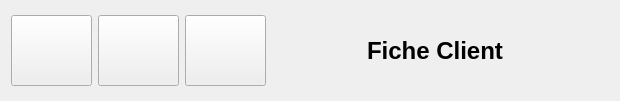
<?xml version="1.0" encoding="UTF-8"?>
<ui version="4.0">
 <class>Form</class>
 <widget class="QWidget" name="Form">
  <property name="geometry">
   <rect>
    <x>0</x>
    <y>0</y>
    <width>620</width>
    <height>98</height>
   </rect>
  </property>
  <property name="windowTitle">
   <string>Form</string>
  </property>
  <layout class="QHBoxLayout" name="horizontalLayout">
   <item>
    <widget class="QPushButton" name="pushButton">
     <property name="minimumSize">
      <size>
       <width>81</width>
       <height>71</height>
      </size>
     </property>
     <property name="text">
      <string/>
     </property>
     <property name="icon">
      <iconset>
       <normaloff>../../../../docs/design/imgs/valider.svg</normaloff>../../../../docs/design/imgs/valider.svg</iconset>
     </property>
     <property name="iconSize">
      <size>
       <width>60</width>
       <height>60</height>
      </size>
     </property>
    </widget>
   </item>
   <item>
    <widget class="QPushButton" name="pushButton_2">
     <property name="minimumSize">
      <size>
       <width>81</width>
       <height>71</height>
      </size>
     </property>
     <property name="text">
      <string/>
     </property>
     <property name="icon">
      <iconset>
       <normaloff>../../../../docs/design/imgs/annuler.svg</normaloff>../../../../docs/design/imgs/annuler.svg</iconset>
     </property>
     <property name="iconSize">
      <size>
       <width>60</width>
       <height>60</height>
      </size>
     </property>
    </widget>
   </item>
   <item>
    <widget class="QPushButton" name="pushButton_3">
     <property name="minimumSize">
      <size>
       <width>81</width>
       <height>71</height>
      </size>
     </property>
     <property name="text">
      <string/>
     </property>
     <property name="icon">
      <iconset>
       <normaloff>../../../../docs/design/imgs/quitter.svg</normaloff>../../../../docs/design/imgs/quitter.svg</iconset>
     </property>
     <property name="iconSize">
      <size>
       <width>60</width>
       <height>60</height>
      </size>
     </property>
    </widget>
   </item>
   <item>
    <spacer name="horizontalSpacer">
     <property name="orientation">
      <enum>Qt::Horizontal</enum>
     </property>
     <property name="sizeHint" stdset="0">
      <size>
       <width>88</width>
       <height>20</height>
      </size>
     </property>
    </spacer>
   </item>
   <item>
    <widget class="QLabel" name="label">
     <property name="font">
      <font>
       <family>Liberation Sans</family>
       <pointsize>18</pointsize>
       <weight>75</weight>
       <bold>true</bold>
      </font>
     </property>
     <property name="text">
      <string>Fiche Client</string>
     </property>
    </widget>
   </item>
   <item>
    <widget class="QLabel" name="label_2">
     <property name="minimumSize">
      <size>
       <width>100</width>
       <height>79</height>
      </size>
     </property>
     <property name="text">
      <string/>
     </property>
     <property name="textFormat">
      <enum>Qt::PlainText</enum>
     </property>
     <property name="pixmap">
      <pixmap>../../../../docs/design/imgs/noun_project_419.svg</pixmap>
     </property>
    </widget>
   </item>
  </layout>
 </widget>
 <resources/>
 <connections/>
</ui>
